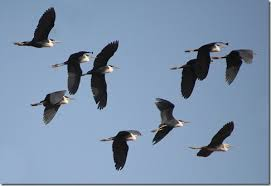
%> input picture BLG 477E - Multimedia Computing/hw3/bird images/bird 1.jpg, 271 x 186 px; its folder holds only this picture in this run
$ octave counting_birds.m   (GNU Octave 9; MATLAB toolbox functions it lacks are replaced by stand-ins)
%> lines starting %> are read from the running program, lines starting %| are printed output that depends on the picture; in (x1, y1, x2, y2) boxes, pixels count from 0 and x2, y2 are one past the last pixel; in counts of white or black regions, pixels touching at a corner belong together; the program's own positions count from 1
%% Counting Birds
% BLG-477E HW3 Part 1
% Student Name: Tugrul Yatagan
% Student Number: 040100117

%% Initialize
% Images directory
IMAGES_PATH = 'bird images';

imageDir = dir(fullfile(IMAGES_PATH,'*p*'));
imageNames =  {imageDir.name};

for i = 1:size(imageNames,2)
    %% Read Input Image
    inputImage = imread(fullfile(IMAGES_PATH, imageNames{i}));
%> inputImage is the input picture: size 186x271x3 uint8; mean R, G, B 124.7, 145.7, 171.3

    %% Convert to grayscale
    grayImage = rgb2gray(inputImage);
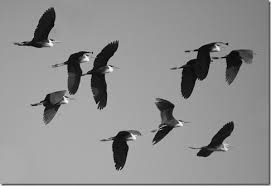
%> grayImage: size 186x271 uint8; min 1, max 252, mean 142.4

    %% Calculate Otsu threshold
    segmentationThreshold = graythresh(grayImage);
%> segmentationThreshold = 0.384

    %% Threshold segmentatiton
    segmentedImage = im2bw(grayImage,segmentationThreshold);
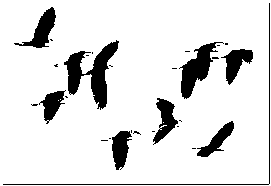
%> segmentedImage: size 186x271 logical; 87.9% white; 29 black regions (20 under 20 px), largest, box (x1, y1, x2, y2) and area: (64, 40, 119, 110) 1452, (179, 42, 224, 99) 968, (14, 7, 56, 48) 613

    %% Smooth image with Gaussian Filter
    gaussianFilter = fspecial('gaussian',[6 6], 6);
    smoothImage = imfilter(segmentedImage, gaussianFilter, 'replicate');
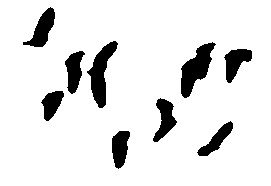
%> smoothImage: size 186x271 logical; 89.4% white; 9 black regions, largest, box (x1, y1, x2, y2) and area: (181, 42, 216, 98) 939, (87, 41, 118, 108) 883, (23, 7, 55, 47) 579

    %% Morphologically close image with disk morphological structuring element
    structuringElement = strel('disk', 1);
    structedImage = imclose(smoothImage, structuringElement);
%> structedImage: size 186x271 logical; 89.4% white; 9 black regions, largest, box (x1, y1, x2, y2) and area: (181, 42, 216, 98) 938, (87, 41, 118, 108) 882, (23, 7, 55, 47) 577

    %% Inverse image
    invertedImage = imcomplement(structedImage);

    %% Calculate connected components
    connectedComponents = bwconncomp(invertedImage, 4);
%> connectedComponents = 9 connected components
    birdNumber = connectedComponents.NumObjects;
%> birdNumber = 9

    %% Print image
    figure(i), imshow(invertedImage), title(['Bird number: ', num2str(birdNumber)]);

end

$ run again, on BLG 477E - Multimedia Computing/hw3/bird images/bird 2.jpg
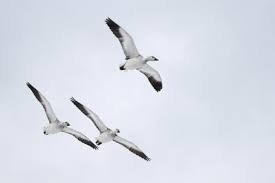
%> input picture BLG 477E - Multimedia Computing/hw3/bird images/bird 2.jpg, 275 x 183 px
%> inputImage is the input picture: size 183x275x3 uint8; mean R, G, B 217.8, 221.9, 232.7
%> segmentationThreshold = 0.604
%> `segmentedImage = im2bw(grayImage,segmentationThreshold);`:
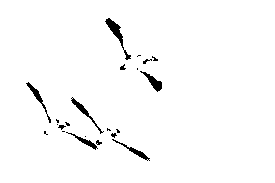
%> segmentedImage: size 183x275 logical; 97.8% white; 22 black regions (13 under 20 px), largest, box (x1, y1, x2, y2) and area: (105, 18, 131, 60) 229, (140, 71, 162, 92) 152, (71, 97, 104, 134) 150
%> `smoothImage = imfilter(segmentedImage, gaussianFilter, 'replicate');`:
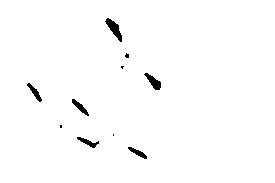
%> smoothImage: size 183x275 logical; 98.6% white; 10 black regions (4 under 20 px), largest, box (x1, y1, x2, y2) and area: (105, 18, 122, 42) 171, (144, 73, 161, 90) 131, (72, 99, 89, 116) 99, (27, 83, 42, 102) 95, (77, 137, 99, 148) 92, (128, 147, 147, 159) 87
%> structedImage: size 183x275 logical; 98.7% white; 7 black regions (1 under 20 px), largest, box (x1, y1, x2, y2) and area: (105, 18, 122, 42) 170, (144, 73, 161, 90) 130, (72, 99, 89, 116) 97, (27, 83, 42, 102) 94, (77, 137, 98, 148) 87, (128, 147, 147, 159) 85
%> connectedComponents = 7 connected components
%> birdNumber = 7

$ run again, on BLG 477E - Multimedia Computing/hw3/bird images/bird 3.bmp
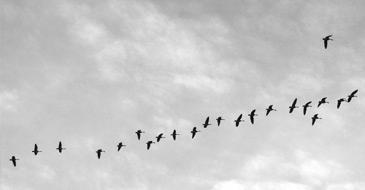
%> input picture BLG 477E - Multimedia Computing/hw3/bird images/bird 3.bmp, 365 x 190 px
%> inputImage is the input picture: size 190x365x3 uint8; min 0, max 255, mean 202.2
%> segmentationThreshold = 0.502
%> `segmentedImage = im2bw(grayImage,segmentationThreshold);`:
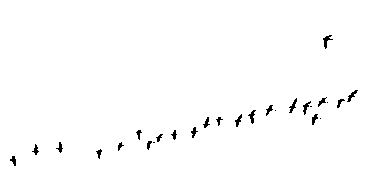
%> segmentedImage: size 190x365 logical; 98.9% white; black in thin lines or dots, all inside (x1, y1, x2, y2) = (10, 35, 358, 166)
%> `smoothImage = imfilter(segmentedImage, gaussianFilter, 'replicate');`:
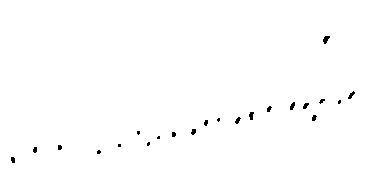
%> smoothImage: size 190x365 logical; 99.4% white; 22 black regions (11 under 20 px), largest, box (x1, y1, x2, y2) and area: (323, 36, 330, 44) 35, (249, 112, 254, 120) 29, (348, 91, 355, 99) 27
%> structedImage: size 190x365 logical; 99.5% white; black in thin lines or dots, all inside (x1, y1, x2, y2) = (11, 36, 355, 163)
%> connectedComponents = 22 connected components
%> birdNumber = 22
